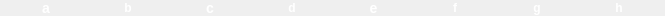
              <widget class="QFrame" name="frame_7">
               <property name="minimumSize">
                <size>
                 <width>665</width>
                 <height>13</height>
                </size>
               </property>
               <property name="maximumSize">
                <size>
                 <width>970</width>
                 <height>16</height>
                </size>
               </property>
               <property name="styleSheet">
                <string notr="true">border:none;</string>
               </property>
               <property name="frameShape">
                <enum>QFrame::Shape::StyledPanel</enum>
               </property>
               <property name="frameShadow">
                <enum>QFrame::Shadow::Raised</enum>
               </property>
               <layout class="QHBoxLayout" name="horizontalLayout_3">
                <property name="spacing">
                 <number>0</number>
                </property>
                <property name="leftMargin">
                 <number>5</number>
                </property>
                <property name="topMargin">
                 <number>0</number>
                </property>
                <property name="rightMargin">
                 <number>5</number>
                </property>
                <property name="bottomMargin">
                 <number>0</number>
                </property>
                <item>
                 <widget class="QLabel" name="label_13">
                  <property name="font">
                   <font>
                    <pointsize>-1</pointsize>
                    <bold>true</bold>
                   </font>
                  </property>
                  <property name="styleSheet">
                   <string notr="true">border:none;
font-size:14px;
color:rgb(255, 255, 255);</string>
                  </property>
                  <property name="text">
                   <string>a</string>
                  </property>
                  <property name="alignment">
                   <set>Qt::AlignmentFlag::AlignCenter</set>
                  </property>
                 </widget>
                </item>
                <item>
                 <widget class="QLabel" name="label_12">
                  <property name="font">
                   <font>
                    <pointsize>-1</pointsize>
                    <bold>true</bold>
                   </font>
                  </property>
                  <property name="styleSheet">
                   <string notr="true">border:none;
font-size:12px;
color:rgb(255, 255, 255);</string>
                  </property>
                  <property name="text">
                   <string>b</string>
                  </property>
                  <property name="alignment">
                   <set>Qt::AlignmentFlag::AlignCenter</set>
                  </property>
                 </widget>
                </item>
                <item>
                 <widget class="QLabel" name="label_11">
                  <property name="font">
                   <font>
                    <pointsize>-1</pointsize>
                    <bold>true</bold>
                   </font>
                  </property>
                  <property name="styleSheet">
                   <string notr="true">border:none;
font-size:14px;
color:rgb(255, 255, 255);</string>
                  </property>
                  <property name="text">
                   <string>c</string>
                  </property>
                  <property name="alignment">
                   <set>Qt::AlignmentFlag::AlignCenter</set>
                  </property>
                 </widget>
                </item>
                <item>
                 <widget class="QLabel" name="label_10">
                  <property name="font">
                   <font>
                    <pointsize>-1</pointsize>
                    <bold>true</bold>
                   </font>
                  </property>
                  <property name="styleSheet">
                   <string notr="true">border:none;
font-size:12px;
color:rgb(255, 255, 255);</string>
                  </property>
                  <property name="text">
                   <string>d</string>
                  </property>
                  <property name="alignment">
                   <set>Qt::AlignmentFlag::AlignCenter</set>
                  </property>
                 </widget>
                </item>
                <item>
                 <widget class="QLabel" name="label_9">
                  <property name="font">
                   <font>
                    <pointsize>-1</pointsize>
                    <bold>true</bold>
                   </font>
                  </property>
                  <property name="styleSheet">
                   <string notr="true">border:none;
font-size:14px;
color:rgb(255, 255, 255);</string>
                  </property>
                  <property name="text">
                   <string>e</string>
                  </property>
                  <property name="alignment">
                   <set>Qt::AlignmentFlag::AlignCenter</set>
                  </property>
                 </widget>
                </item>
                <item>
                 <widget class="QLabel" name="label_14">
                  <property name="font">
                   <font>
                    <pointsize>-1</pointsize>
                    <bold>true</bold>
                   </font>
                  </property>
                  <property name="styleSheet">
                   <string notr="true">border:none;
font-size:12px;
color:rgb(255, 255, 255);</string>
                  </property>
                  <property name="text">
                   <string>f</string>
                  </property>
                  <property name="alignment">
                   <set>Qt::AlignmentFlag::AlignCenter</set>
                  </property>
                 </widget>
                </item>
                <item>
                 <widget class="QLabel" name="label_15">
                  <property name="font">
                   <font>
                    <pointsize>-1</pointsize>
                    <bold>true</bold>
                   </font>
                  </property>
                  <property name="styleSheet">
                   <string notr="true">border:none;
font-size:12px;
color:rgb(255, 255, 255);</string>
                  </property>
                  <property name="text">
                   <string>g</string>
                  </property>
                  <property name="alignment">
                   <set>Qt::AlignmentFlag::AlignCenter</set>
                  </property>
                 </widget>
                </item>
                <item>
                 <widget class="QLabel" name="label_16">
                  <property name="font">
                   <font>
                    <pointsize>-1</pointsize>
                    <bold>true</bold>
                   </font>
                  </property>
                  <property name="styleSheet">
                   <string notr="true">border:none;
font-size:12px;
color:rgb(255, 255, 255);</string>
                  </property>
                  <property name="text">
                   <string>h</string>
                  </property>
                  <property name="alignment">
                   <set>Qt::AlignmentFlag::AlignCenter</set>
                  </property>
                 </widget>
                </item>
               </layout>
              </widget>
